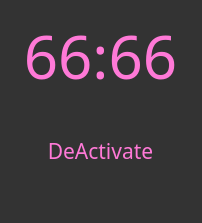
<?xml version="1.0" encoding="UTF-8"?>
<ui version="4.0">
 <class>Form</class>
 <widget class="QWidget" name="Form">
  <property name="geometry">
   <rect>
    <x>0</x>
    <y>0</y>
    <width>202</width>
    <height>223</height>
   </rect>
  </property>
  <property name="windowTitle">
   <string>Form</string>
  </property>
  <property name="styleSheet">
   <string notr="true">color: rgb(255, 121, 215);
selection-color: rgb(255, 255, 255);
background-color: rgb(51, 51, 51);
border:0px  solid rgb(255, 121, 215, 10);</string>
  </property>
  <widget class="QLabel" name="ca_cw_alarm">
   <property name="geometry">
    <rect>
     <x>10</x>
     <y>10</y>
     <width>181</width>
     <height>91</height>
    </rect>
   </property>
   <property name="font">
    <font>
     <family>Segoe UI Light</family>
     <pointsize>45</pointsize>
     <weight>50</weight>
     <italic>false</italic>
     <bold>false</bold>
     <underline>false</underline>
     <strikeout>false</strikeout>
    </font>
   </property>
   <property name="text">
    <string>66:66</string>
   </property>
   <property name="alignment">
    <set>Qt::AlignCenter</set>
   </property>
  </widget>
  <widget class="QPushButton" name="DeActivate">
   <property name="geometry">
    <rect>
     <x>0</x>
     <y>110</y>
     <width>201</width>
     <height>81</height>
    </rect>
   </property>
   <property name="font">
    <font>
     <family>Segoe UI Light</family>
     <pointsize>16</pointsize>
    </font>
   </property>
   <property name="text">
    <string>DeActivate</string>
   </property>
  </widget>
 </widget>
 <resources/>
 <connections/>
</ui>
